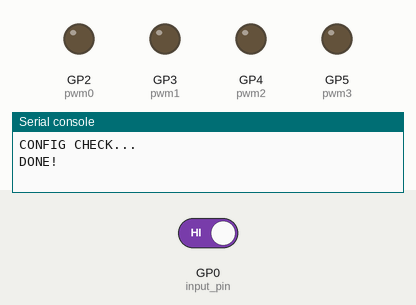
This program was run on a simulated Raspberry Pi Pico running MicroPython. Shown: output pins drawn as LEDs (lit = HIGH), the last lines printed to the serial console. The test bench sets the inputs (shaded band); at power-on: GP0 (input_pin) HIGH.

Above: at 1.2 s.
1.3 s: GP0 (input_pin) driven LOW
At 2.0 s:
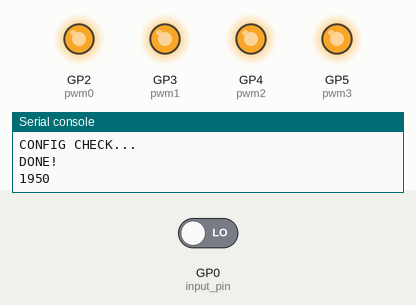
Timing chart, 0 to 4.3 s (numbered marks = the images above; inputs shaded):
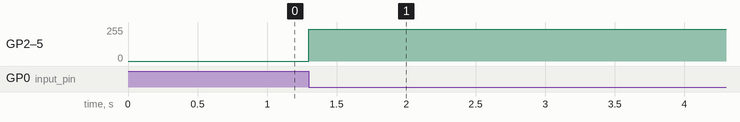

Measured:
- after the input at 1.3 s, GP2 (pwm0), GP3 (pwm1), GP4 (pwm2), GP5 (pwm3): 0/255 → 240/255 at once

The program:

test-drone.py
```python
import time
from machine import Pin, ADC, PWM
from utils import get_duty_cycle, map_value


MIN_THROTTLE = 1000
MAX_THROTTLE = 1950

input_pin = Pin(0, Pin.IN)

pwm0 = PWM(Pin(2))      # create PWM object from a pin
pwm1 = PWM(Pin(3))
pwm2 = PWM(Pin(4))
pwm3 = PWM(Pin(5))

print("CONFIG CHECK...")
assert MAX_THROTTLE > MIN_THROTTLE
print("DONE!")

while True:
    #time.sleep(.2)

    throttle = get_duty_cycle(input_pin)
    throttle -= 30 #offset

    if throttle > MAX_THROTTLE:
        throttle = MAX_THROTTLE
    if throttle < MIN_THROTTLE:
        throttle = MIN_THROTTLE
    pwm0.duty_u16(map_value(throttle))
    pwm1.duty_u16(map_value(throttle))
    pwm2.duty_u16(map_value(throttle))
    pwm3.duty_u16(map_value(throttle))
    print(throttle)
```

utils.py
```python
from machine import Pin, PWM
import time

def get_duty_cycle(input_pin):
    """
    Compute the duty cycle (Pulse Width Modulation - range 1000-2000ms) from the input pin.
    """
    while True:
        # Wait for a rise
        while input_pin.value() == 0:
            pass
        start = time.ticks_us()
        # stop when the signal is low
        while input_pin.value() == 1:
            pass
        end = time.ticks_us()
        duty = end - start
        return duty


def map_value(value, from_min=1000, from_max=2000, to_min=0, to_max=65000):
    """
    Rescale value from interval [from_min, from_max] to interval
    [to_min, to_max] using min-max normalization.

    See https://en.wikipedia.org/wiki/Feature_scaling
    """
    if value > from_max or value < from_min:
        raise Exception("Error: value must be between from_min and from_max")

    assert from_min < from_max
    assert to_min < to_max

    a = (value - from_min) * (to_max - to_min)
    b = from_max - from_min
    c = a // b
    new_value = to_min + c

    return new_value

if __name__ == "__main__":
    input_pin = Pin(0, Pin.IN)
    get_duty_cycle(input_pin)
```
